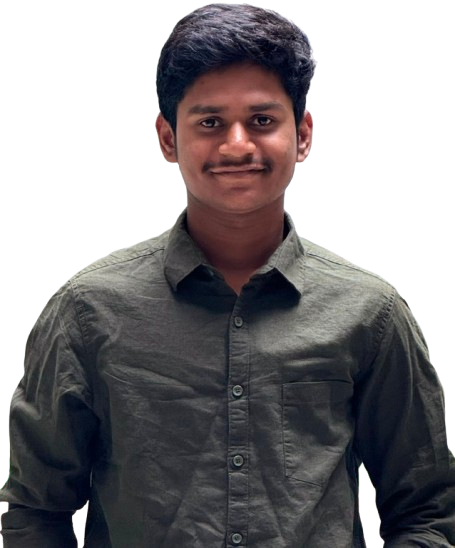
#> input picture source-photo.png, 455 x 548 px
$ python prep_photo.py
#> lines starting #> are read from the running program, lines starting #| are printed output that depends on the picture
"""
Prepare a portrait photo for clean ASCII conversion:
  1. Handle RGBA transparent background by compositing onto pure white
  2. Crop to headshot aspect ratio matching ASCII grid (800x795)
  3. Boost local contrast and sharpen facial features
  4. Ensure background is 255 (pure white -> spaces in ASCII ramp)

Output: source-prepped.png (grayscale), consumed by make_ascii_svg.py.
"""
import os
import sys
from PIL import Image, ImageEnhance, ImageFilter, ImageOps

HERE = os.path.dirname(os.path.abspath(__file__))
# Check for source-photo.png first, then source-photo.jpg
default_inp = os.path.join(HERE, "..", "source-photo.png")
if not os.path.exists(default_inp):
    default_inp = os.path.join(HERE, "..", "source-photo.jpg")

INP = sys.argv[1] if len(sys.argv) > 1 else default_inp
OUT = sys.argv[2] if len(sys.argv) > 2 else os.path.join(HERE, "..", "source-prepped.png")

if not os.path.exists(INP):
    print(f"Error: Source image '{INP}' not found.")
    sys.exit(1)

# Open image
raw = Image.open(INP)
#> raw is the input picture: PIL image 455x548 RGBA; mean R, G, B, A 41.4, 38.5, 40.7, 155

# Composite RGBA onto pure white background
if raw.mode in ("RGBA", "LA") or (raw.mode == "P" and "transparency" in raw.info):
    raw = raw.convert("RGBA")
    white_bg = Image.new("RGBA", raw.size, (255, 255, 255, 255))
#> white_bg: PIL image 455x548 RGBA; every value is 255
    comp = Image.alpha_composite(white_bg, raw)
    img = comp.convert("L")
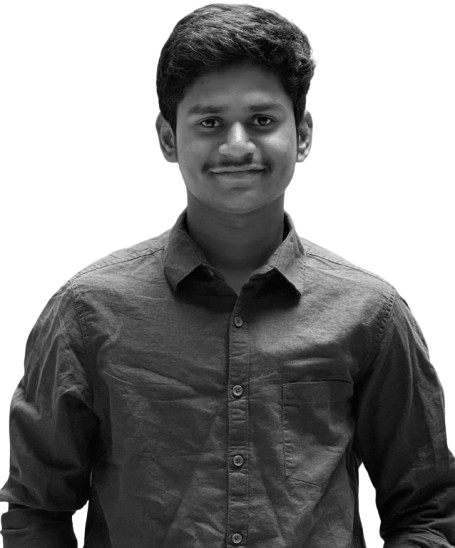
#> img: PIL image 455x548 L; min 1, max 255, mean 138.7
else:
    img = raw.convert("L")

w, h = img.size
#> w = 455; h = 548
target_ar = 800.0 / 795.0

# Calculate crop
crop_h = min(h, int(w / target_ar))
#> crop_h = 452
crop_w = int(crop_h * target_ar)
#> crop_w = 454

left = (w - crop_w) // 2
#> left = 0
top = 0
right = left + crop_w
#> right = 454
bottom = top + crop_h
#> bottom = 452

cropped = img.crop((left, top, right, bottom))
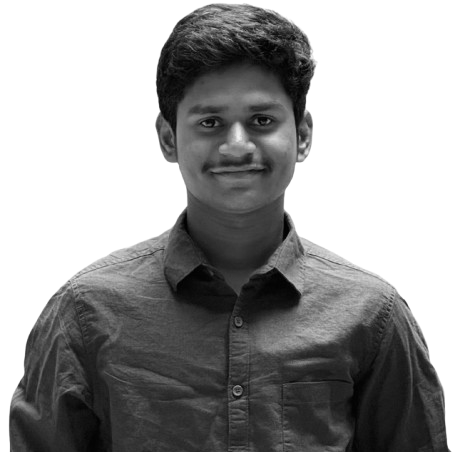
#> cropped: PIL image 454x452 L; min 1, max 255, mean 155.8

# Contrast & detail enhancement
enhanced = cropped.filter(ImageFilter.UnsharpMask(radius=2, percent=160, threshold=2))
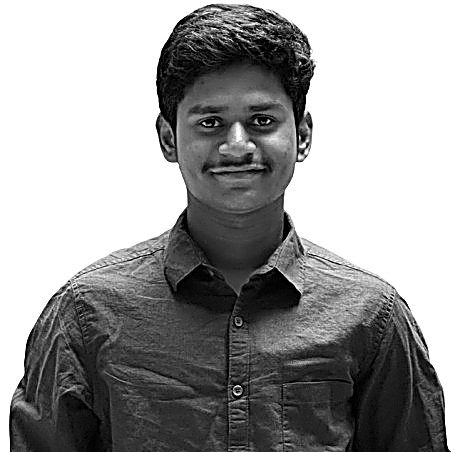
#> enhanced: PIL image 454x452 L; min 0, max 255, mean 155.4
enhanced = ImageOps.autocontrast(enhanced, cutoff=1)
enhanced = ImageEnhance.Contrast(enhanced).enhance(1.4)
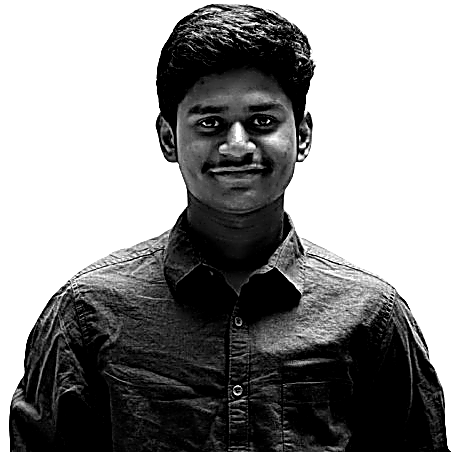
#> enhanced: PIL image 454x452 L; min 0, max 255, mean 142
enhanced = ImageEnhance.Brightness(enhanced).enhance(1.05)

enhanced.save(OUT)
print(f"Wrote prepped portrait ({enhanced.size[0]}x{enhanced.size[1]}) from {INP} to {OUT}")
#| Wrote prepped portrait (454x452) from scripts/../source-photo.png to scripts/../source-prepped.png
